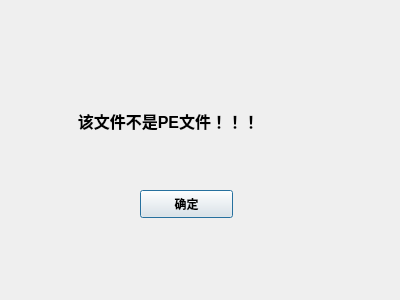
<?xml version="1.0" encoding="UTF-8"?>
<ui version="4.0">
 <class>Dialog1</class>
 <widget class="QDialog" name="Dialog1">
  <property name="geometry">
   <rect>
    <x>0</x>
    <y>0</y>
    <width>400</width>
    <height>300</height>
   </rect>
  </property>
  <property name="windowTitle">
   <string>Dialog</string>
  </property>
  <widget class="QLabel" name="label">
   <property name="geometry">
    <rect>
     <x>60</x>
     <y>70</y>
     <width>231</width>
     <height>101</height>
    </rect>
   </property>
   <property name="font">
    <font>
     <pointsize>12</pointsize>
     <weight>75</weight>
     <bold>true</bold>
    </font>
   </property>
   <property name="text">
    <string>    该文件不是PE文件！！！</string>
   </property>
  </widget>
  <widget class="QPushButton" name="pushButton">
   <property name="geometry">
    <rect>
     <x>140</x>
     <y>190</y>
     <width>93</width>
     <height>28</height>
    </rect>
   </property>
   <property name="font">
    <font>
     <weight>75</weight>
     <bold>true</bold>
    </font>
   </property>
   <property name="text">
    <string>确定</string>
   </property>
  </widget>
 </widget>
 <resources/>
 <connections>
  <connection>
   <sender>pushButton</sender>
   <signal>clicked()</signal>
   <receiver>Dialog1</receiver>
   <slot>accept()</slot>
   <hints>
    <hint type="sourcelabel">
     <x>168</x>
     <y>205</y>
    </hint>
    <hint type="destinationlabel">
     <x>93</x>
     <y>192</y>
    </hint>
   </hints>
  </connection>
 </connections>
</ui>
